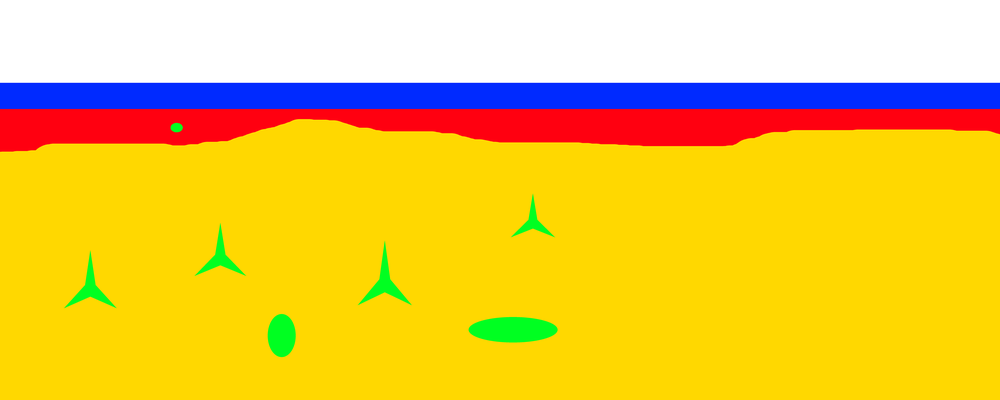
#> input picture drawn/drawn.gif, 1000 x 400 px, shrunk from 10000 x 4000 before the run, given in place of drawn.bmp, which was not available
$ jupyter execute nptohdf.ipynb   (text cells are left out)
#> lines starting #> are read from the running program, lines starting #| are printed output that depends on the picture; after the words box and inside, x2 and y2 are one past the last pixel; in counts of white or black regions, pixels touching at a corner belong together; pictures that were not available may be replaced by others from this repository, and a replacement may not be noted
[cell 1]
import argparse
import os
import h5py
import matplotlib.image as mpimg
import matplotlib.pyplot as plt
import numpy as np
import cv2
from scipy.signal import find_peaks

[cell 2]
file="drawn/drawn.bmp"
# Filename for geometry (HDF5) file
hdf5file = os.path.splitext(file)[0] + '.h5'
dx=dy=dz=0.002
zcells=1

[cell 3]
data=cv2.imread(file)
#> data is the input picture: shape (400, 1000, 3); mean B, G, R 71, 198.1, 235
plt.imshow(data,aspect='auto')

[cell 4]
data.shape
#> Out = (400, 1000, 3)

[cell 5]
def rgb2gray(rgb):
    return np.dot(rgb[...,:3], [0.2989, 0.5870, 0.1140])
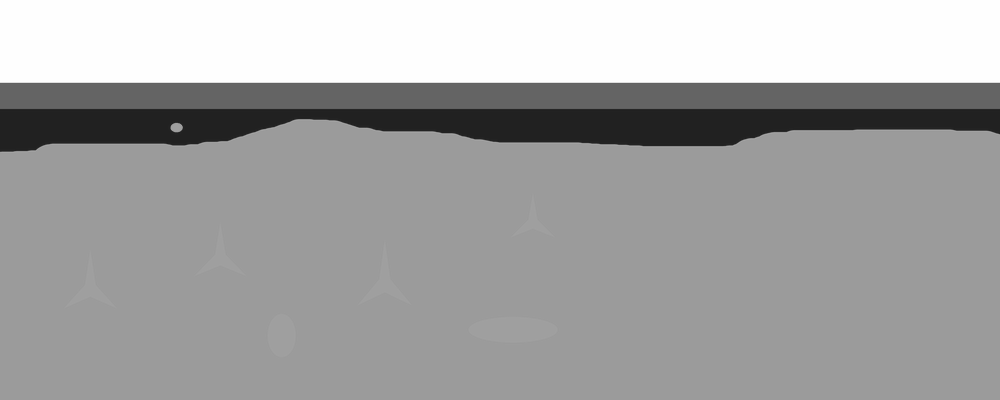
#> returned value: shape (400, 1000) float64; min 32.66, max 255, mean 164.3

[cell 6]
#%matplotlib qt
data_grey=np.floor(rgb2gray(data))
plt.imshow(data_grey,aspect='auto',cmap='gray',vmin=0,vmax=200)
print(data_grey.shape)
#| (400, 1000)

[cell 7]
[np.unique(data_grey).shape,np.unique(data).shape]
#> Out = [(79,), (182,)]

[cell 8]
f=plt.figure()
n=plt.hist(data_grey.flatten(),bins=range(255))
peaks,_=find_peaks(np.concatenate(([min(n[0])],n[0],[min(n[0])])), prominence=1000)
#> peaks = [34, 98, 101, 156, 160, 222, 254]

f.axes[0].scatter(peaks-1,n[0][peaks-1])
materials=n[1][peaks]
#> materials = [34, 98, 101, 156, 160, 222, 254]
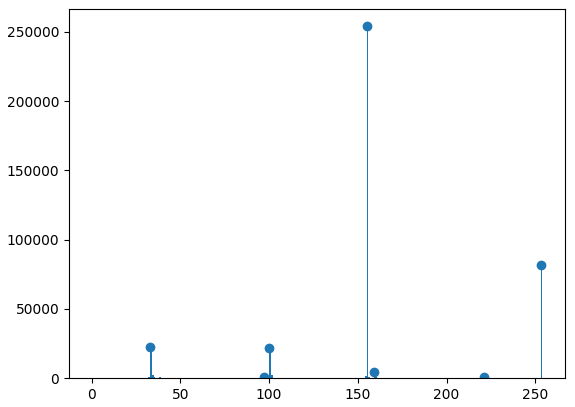
#> figure drawn by matplotlib, 1 panel; tallest bar 254077 high, from x = 155 to 156

[cell 9]
materials=materials-1
#> materials = [33, 97, 100, 155, 159, 221, 253]
materials[-1]=materials[-1]+1
materials
#> Out = [33, 97, 100, 155, 159, 221, 254]

[cell 10]
# Array to store geometry data (initialised as background, i.e. -1)
arraydata = np.ones((data.shape[0], data.shape[1], zcells), dtype=np.int16) * -1
dx_dy_dz = (dx,dy,dz)

[cell 11]
# Write geometry (HDF5) file
with h5py.File(hdf5file, 'w') as fout:

    # Add attribute with name 'dx_dy_dz' for spatial resolution
    fout.attrs['dx_dy_dz'] = dx_dy_dz

    # Use a boolean mask to match selected pixel values with position in image
    for i, material in enumerate(materials):
        mask = data_grey == material
        arraydata[mask] = i
        np.sum(mask)
        print(i,material,np.sum(mask))
#> this loop made 7 passes
#> material on passes 1 to 7: 33, 97, 100, 155, 159, 221, 254
#| 0 33.0 22564
#| 1 97.0 1006
#| 2 100.0 22000
#| 3 155.0 254077
#| 4 159.0 4470
#| 5 221.0 1000
#| 6 254.0 81000
#> pass 1, `mask = data_grey == material`:
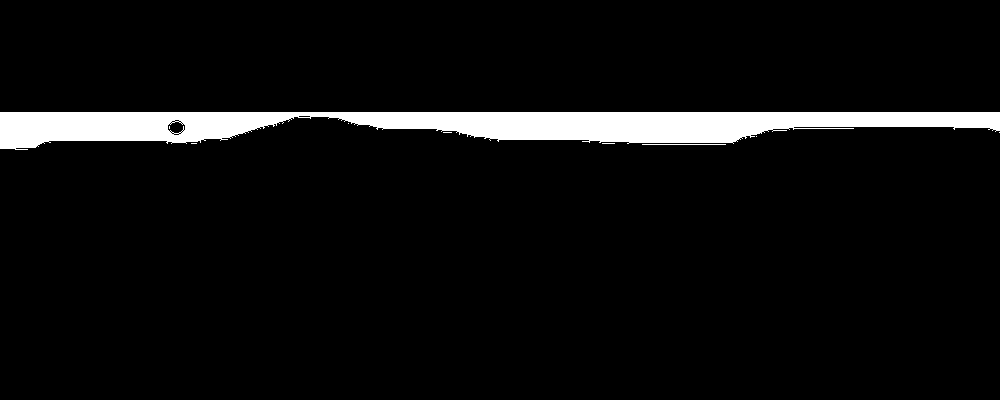
#> mask: shape (400, 1000) bool; 5.6% white; 9 white regions (7 under 20 px), largest, box (x1, y1, x2, y2) and area: (0, 112, 1000, 150) 22446, (642, 144, 726, 145) 84
#> pass 2, `mask = data_grey == material`:
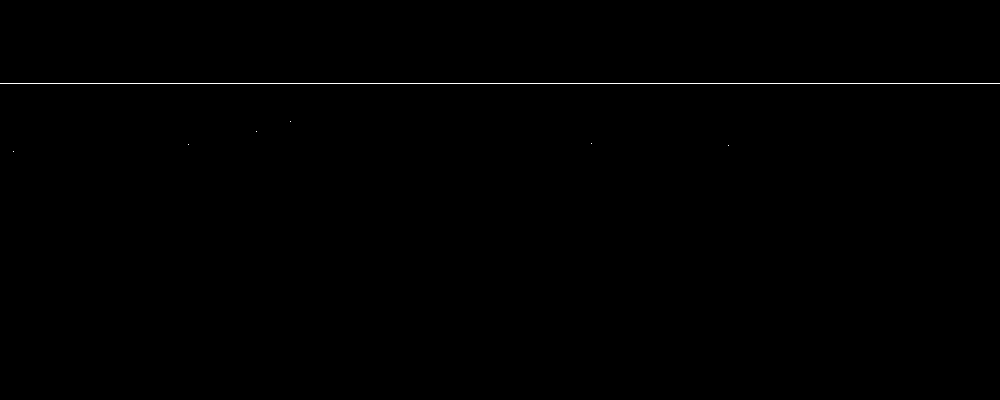
#> mask: shape (400, 1000) bool; 0.25% white in thin lines or dots, all inside (x1, y1, x2, y2) = (0, 83, 1000, 152)
#> pass 3, `mask = data_grey == material`:
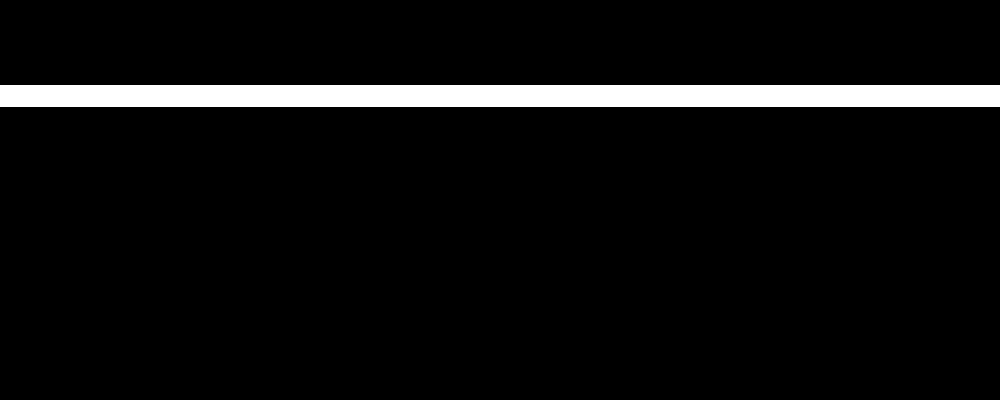
#> mask: shape (400, 1000) bool; 5.5% white; 1 white region, box (x1, y1, x2, y2) and area: (0, 85, 1000, 107) 22000
#> after the loop:
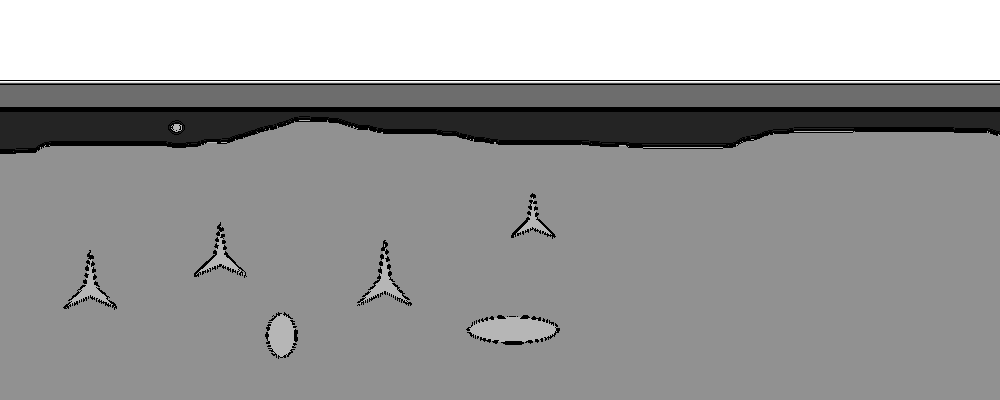
#> arraydata: shape (400, 1000, 1) int16; min -1, max 6, mean 3.26; drawn with min black and max white

    # Write data to file
    fout.create_dataset('data', data=arraydata)
